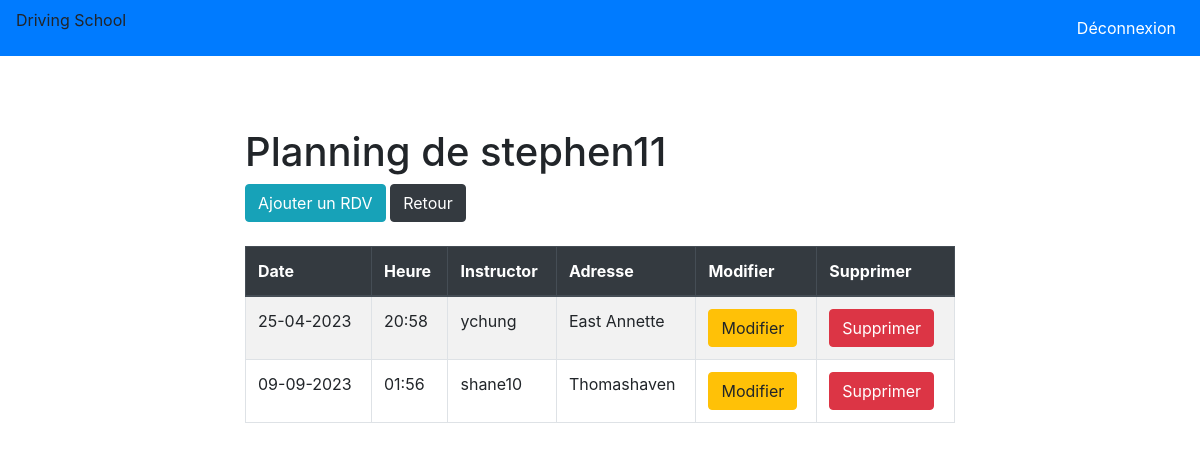
The page /secretary/student/198/planning on the database its author committed.
### Student/models.py (models this page shows, shortened)
class Student(models.Model):
    username = models.CharField(max_length=200)
    password = models.CharField(max_length=200)
    h_total = models.IntegerField(default=0)
    h_remaining = models.IntegerField(default=0)

### Secretary/models.py (models this page shows, shortened)
class Planning(models.Model):
    student = models.ForeignKey(Student, on_delete=models.CASCADE)
    instructor = models.ForeignKey(Instructor, on_delete=models.CASCADE)
    date = models.DateTimeField()
    place = models.CharField(max_length=200)

### Instructor/models.py (models this page shows, shortened)
class Instructor(models.Model):
    username = models.CharField(max_length=200)
    password = models.CharField(max_length=200)
    name = models.CharField(max_length=200,default="")
    lastname = models.CharField(max_length=200,default="")

### Secretary/views.py (the view)
# urls.py: path('student/<int:pk>/planning', views.planningStudent, name='planningStudent'),
def planningStudent(request, pk):
    student = get_object_or_404(Student, pk=pk)
    plannings = Planning.objects.filter(student=student)
    context = {
        'student': student,
        'plannings': plannings,
    }
    return render(request, 'planningStudent.html', context)

### Secretary/templates/planningStudent.html (shortened to what this page needs)
{% extends "base.html" %}
{% block content %}
<div class="container-fluid">
    <div class="row justify-content-center mt-5">
        <div class="col-8">
            <h1>Planning de {{student.username}}</h1>
            <a href="{% url 'Secretary:addPlanning' student.id %}" class="btn btn-info">Ajouter un RDV</a>
            <a class="btn btn-dark" href="{% url 'Secretary:homeSecretary'%}">Retour</a>
            <table class="table table-bordered table-striped table-hover mt-4">
                <thead class="thead-dark">
                    <tr>
                        <th scope="col">Date</th>
                        <th scope="col">Heure</th>
                        <th scope="col">Instructor</th>
                        <th scope="col">Adresse</th>
                        <th scope="col">Modifier</th>
                        <th scope="col">Supprimer</th>
                    </tr>
                </thead>
                <tbody>
                    {% for plan in plannings %}
                    <tr>
                        <td>{{ plan.date|date:"d-m-Y" }}</td>
                        <td>{{ plan.date|date:"H:i" }}</td>
                        <td>{{ plan.instructor.username }}</td>
                        <td>{{ plan.place }}</td>
                        <td><a class="btn btn-warning" href="{% url 'Secretary:modifierPlanning' plan.id %}">Modifier</a></td>
                        <td><a class="btn btn-danger" href="{% url 'Secretary:confirmDeletePlanning' plan.id %}">Supprimer</a></td>
                    </tr>
                    {% endfor %}
                </tbody>
            </table>
        </div>
    </div>
</div>
{% endblock %}

### rows shown on the page
Student: username "stephen11"
Planning: date "25-04-2023", date "20:58", instructor.username "ychung", place "East Annette"
Planning: date "09-09-2023", date "01:56", instructor.username "shane10", place "Thomashaven"
